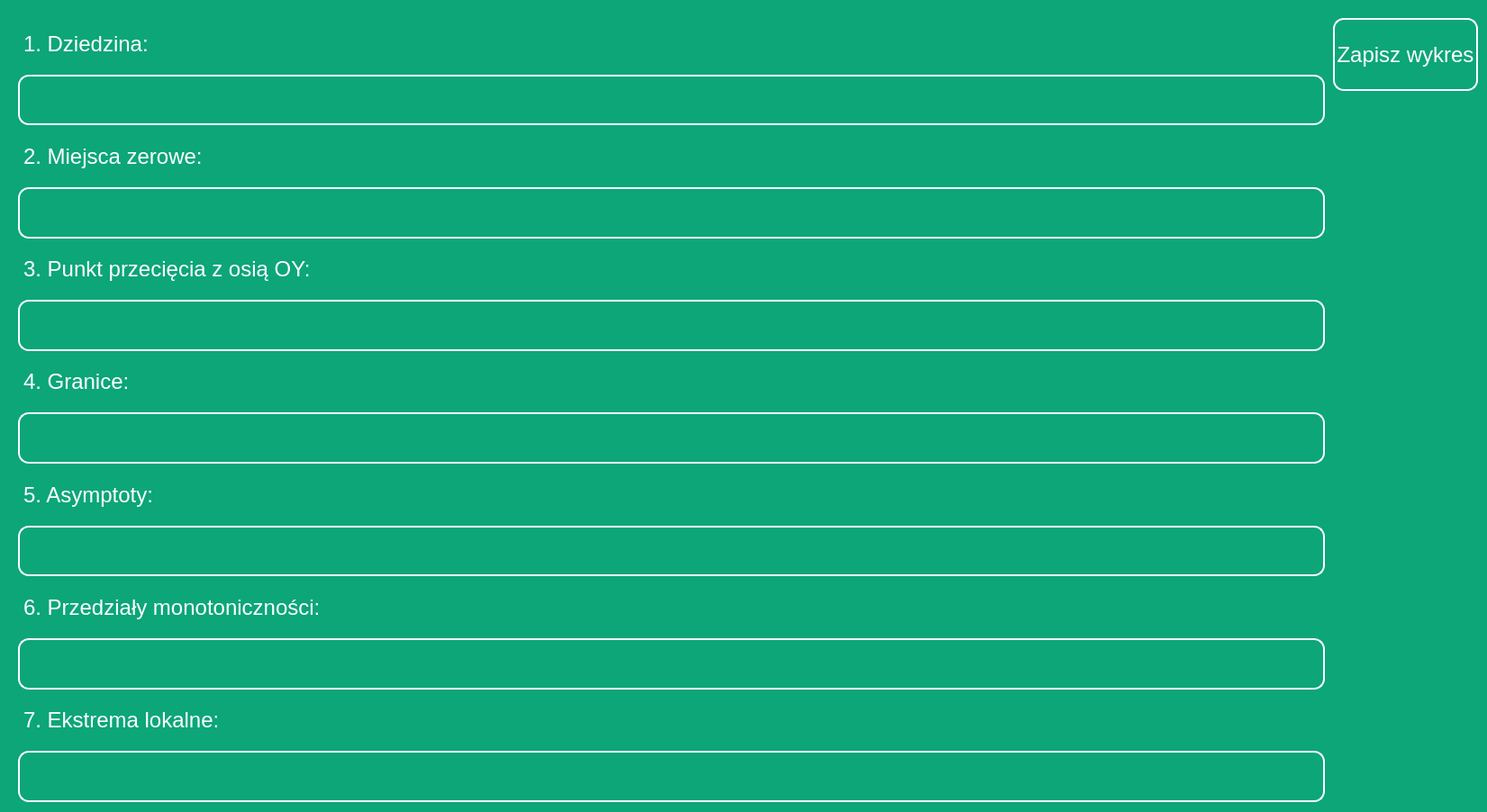
<?xml version="1.0" encoding="UTF-8"?>
<ui version="4.0">
 <class>Przebieg_zmiennosci</class>
 <widget class="QWidget" name="Przebieg_zmiennosci">
  <property name="geometry">
   <rect>
    <x>0</x>
    <y>0</y>
    <width>1651</width>
    <height>902</height>
   </rect>
  </property>
  <property name="windowTitle">
   <string>Przebieg zmienności funkcji</string>
  </property>
  <property name="styleSheet">
   <string notr="true">*{
	font-family: Arial;
	font-size: 24px;
}
#centralwidget{
	background-color: #0ca678;
}
QPushButton{
	height: 60px;
	border: 2px solid white;
	border-radius: 12px;
	color: white;
	background-color: transparent;
}
QPushButton:hover{
background-color: white; 
color: #0ca678;
}
QLabel{
	padding-right: 10px;
	border: 2px solid white;
	border-radius: 12px;
	color: white;
}</string>
  </property>
  <widget class="QWidget" name="centralwidget" native="true">
   <property name="geometry">
    <rect>
     <x>0</x>
     <y>0</y>
     <width>2161</width>
     <height>951</height>
    </rect>
   </property>
   <widget class="QPushButton" name="btn_save">
    <property name="geometry">
     <rect>
      <x>1480</x>
      <y>20</y>
      <width>161</width>
      <height>81</height>
     </rect>
    </property>
    <property name="text">
     <string>Zapisz wykres</string>
    </property>
   </widget>
   <widget class="QWidget" name="verticalLayoutWidget">
    <property name="geometry">
     <rect>
      <x>20</x>
      <y>20</y>
      <width>1451</width>
      <height>871</height>
     </rect>
    </property>
    <layout class="QVBoxLayout" name="verticalLayout">
     <item>
      <widget class="QLabel" name="label_3">
       <property name="styleSheet">
        <string notr="true">border:none</string>
       </property>
       <property name="text">
        <string>1. Dziedzina: </string>
       </property>
      </widget>
     </item>
     <item>
      <widget class="QLabel" name="label_Dziedzina">
       <property name="text">
        <string/>
       </property>
      </widget>
     </item>
     <item>
      <widget class="QLabel" name="label_7">
       <property name="styleSheet">
        <string notr="true">border:none</string>
       </property>
       <property name="text">
        <string>2. Miejsca zerowe:</string>
       </property>
      </widget>
     </item>
     <item>
      <widget class="QLabel" name="label_Zerowe">
       <property name="text">
        <string/>
       </property>
      </widget>
     </item>
     <item>
      <widget class="QLabel" name="label_12">
       <property name="styleSheet">
        <string notr="true">border:none</string>
       </property>
       <property name="text">
        <string>3. Punkt przecięcia z osią OY:</string>
       </property>
      </widget>
     </item>
     <item>
      <widget class="QLabel" name="label_OY">
       <property name="text">
        <string/>
       </property>
      </widget>
     </item>
     <item>
      <widget class="QLabel" name="label_13">
       <property name="styleSheet">
        <string notr="true">border:none</string>
       </property>
       <property name="text">
        <string>4. Granice:</string>
       </property>
      </widget>
     </item>
     <item>
      <widget class="QLabel" name="label_Granice">
       <property name="text">
        <string/>
       </property>
      </widget>
     </item>
     <item>
      <widget class="QLabel" name="label_10">
       <property name="styleSheet">
        <string notr="true">border:none</string>
       </property>
       <property name="text">
        <string>5. Asymptoty:</string>
       </property>
      </widget>
     </item>
     <item>
      <widget class="QLabel" name="label_Asymptoty">
       <property name="text">
        <string/>
       </property>
      </widget>
     </item>
     <item>
      <widget class="QLabel" name="label_6">
       <property name="styleSheet">
        <string notr="true">border:none</string>
       </property>
       <property name="text">
        <string>6. Przedziały monotoniczności:</string>
       </property>
      </widget>
     </item>
     <item>
      <widget class="QLabel" name="label_Mon">
       <property name="text">
        <string/>
       </property>
      </widget>
     </item>
     <item>
      <widget class="QLabel" name="label_2">
       <property name="styleSheet">
        <string notr="true">border:none</string>
       </property>
       <property name="text">
        <string>7. Ekstrema lokalne:</string>
       </property>
      </widget>
     </item>
     <item>
      <widget class="QLabel" name="label_Ext">
       <property name="text">
        <string/>
       </property>
      </widget>
     </item>
    </layout>
   </widget>
  </widget>
 </widget>
 <resources/>
 <connections/>
</ui>
